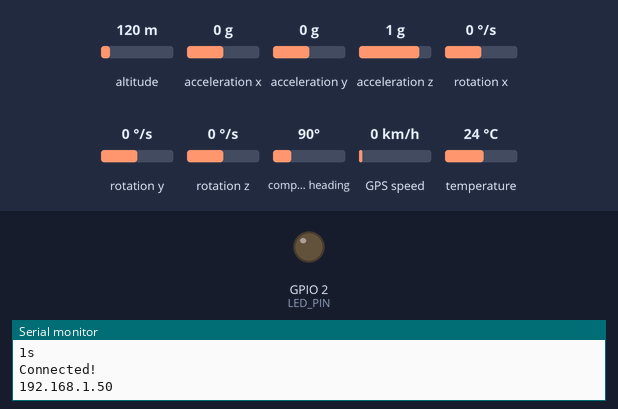
A sketch run on a simulated ESP32. Parts: output pins drawn as LEDs (lit = HIGH), the last lines printed to the serial monitor. Inputs (shaded band) come from the test bench; at power-on: altitude 120 m, acceleration x 0 g, acceleration y 0 g, acceleration z 1 g, rotation x 0 °/s, rotation y 0 °/s, rotation z 0 °/s, compass heading 90°, GPS speed 0 km/h, temperature 24 °C. WiFi joins after 1.5 s; servers stay silent unless stated; uploads are accepted with an empty reply; the GPS gets a fix after 3 s at 37.7749, -122.4194 with 8 satellites.

Above: at 2.1 s.
At 5.1 s:
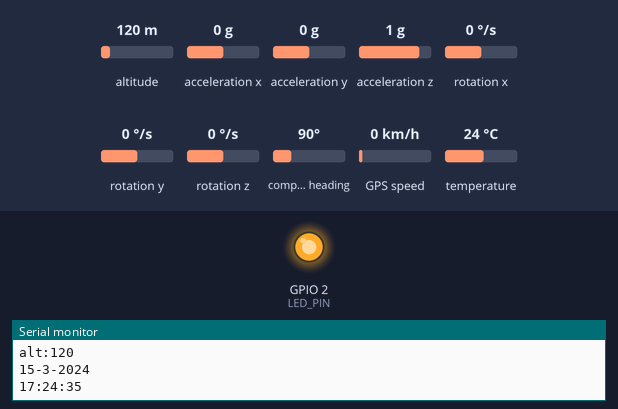
Timing chart, 0 to 6.6 s (numbered marks = the images above):
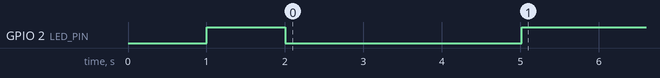

Measured:
- by itself, GPIO 2 (LED_PIN): HIGH → LOW at 2.0 s, → HIGH 3.0 s later

The sketch:

GPS_Neo_M8N.ino
```cpp
#include <SoftwareSerial.h>       // Include software serial library
#include <TinyGPS++.h>            // Include TinyGPS++ library
// #include <Adafruit_MPU6050.h>
// #include <Adafruit_Sensor.h>
#include <Wire.h>
#include <WiFi.h>
#include <HTTPClient.h>
#include <MPU6050_tockn.h>

const char* ssid = "VIETTEL";
const char* password = "lamgicomatkhau";

// const char* ssid = "ThinhLe";
// const char* password = "abcxyzqwe";

// const char* ssid = "DOLPHIN WIFI 2.4G";
// const char* password = "Dtvc124@";

//Your Domain name with URL path or IP address with path
String serverNameMPU = "http://20.2.67.40:1234/update-mpu";
String serverNameGPS = "http://20.2.67.40:1234/update-gps";
// String serverDebugMPU = "http://192.168.1.3:1880/update-mpu";
// String serverDebugGPS = "http://192.168.1.3:1880/update-gps";

// Basic demo for accelerometer readings from Adafruit MPU6050
// Adafruit_MPU6050 mpu;
MPU6050 mpu6050(Wire);

// the following variables are unsigned longs because the time, measured in
// milliseconds, will quickly become a bigger number than can be stored in an int.
unsigned long lastTime = 0;
// Timer set to 10 minutes (600000)
//unsigned long timerDelay = 600000;
// Set timer to 5 seconds (5000)
unsigned long timerDelay = 2000;

#define LED_PIN 2

// Interfacing Arduino with NEO-6M GPS module
#define S_TX 17 // Define software serial TX pin
#define S_RX 16 // Define software serial RX pin

// The TinyGPS++ object
TinyGPSPlus gps;

// The serial connection to the GPS device
SoftwareSerial ss(S_RX, S_TX);

#define WIFI_TIMEOUT_MS 20000

void connectToWiFi() {
  Serial.print("Connecting to WiFi");
  WiFi.mode(WIFI_STA);
  WiFi.begin(ssid, password);

  unsigned long startAttemptTime = millis();
  int i = 0;

  Serial.print("Connecting to WiFi");
  while ((WiFi.status() != WL_CONNECTED)) {
    delay(1000);
    if (i%2 == 0) {
      digitalWrite (LED_PIN, HIGH);
    }
    else {
      digitalWrite (LED_PIN, LOW);
    }
    Serial.print(i++);
    Serial.println("s");
  }

  if (WiFi.status() != WL_CONNECTED) {
    Serial.println("Failed!");
  }
  else {
    Serial.println("Connected!");
    Serial.println(WiFi.localIP());
  }
}

// void initMPU() {
//   if (!mpu.begin()) {
//     Serial.println("Failed to find MPU6050 chip");
//     while (1) {
//       delay(10);
//     }
//   }
//   Serial.println("MPU6050 Found!");

//   mpu.setAccelerometerRange(MPU6050_RANGE_8_G);
//   Serial.print("Accelerometer range set to: ");
//   switch (mpu.getAccelerometerRange()) {
//   case MPU6050_RANGE_2_G:
//     Serial.println("+-2G");
//     break;
//   case MPU6050_RANGE_4_G:
//     Serial.println("+-4G");
//     break;
//   case MPU6050_RANGE_8_G:
//     Serial.println("+-8G");
//     break;
//   case MPU6050_RANGE_16_G:
//     Serial.println("+-16G");
//     break;
//   }
//   mpu.setGyroRange(MPU6050_RANGE_500_DEG);
//   Serial.print("Gyro range set to: ");
//   switch (mpu.getGyroRange()) {
//   case MPU6050_RANGE_250_DEG:
//     Serial.println("+- 250 deg/s");
//     break;
//   case MPU6050_RANGE_500_DEG:
//     Serial.println("+- 500 deg/s");
//     break;
//   case MPU6050_RANGE_1000_DEG:
//     Serial.println("+- 1000 deg/s");
//     break;
//   case MPU6050_RANGE_2000_DEG:
//     Serial.println("+- 2000 deg/s");
//     break;
//   }

//   mpu.setFilterBandwidth(MPU6050_BAND_21_HZ);
//   Serial.print("Filter bandwidth set to: ");
//   switch (mpu.getFilterBandwidth()) {
//   case MPU6050_BAND_260_HZ:
//     Serial.println("260 Hz");
//     break;
//   case MPU6050_BAND_184_HZ:
//     Serial.println("184 Hz");
//     break;
//   case MPU6050_BAND_94_HZ:
//     Serial.println("94 Hz");
//     break;
//   case MPU6050_BAND_44_HZ:
//     Serial.println("44 Hz");
//     break;
//   case MPU6050_BAND_21_HZ:
//     Serial.println("21 Hz");
//     break;
//   case MPU6050_BAND_10_HZ:
//     Serial.println("10 Hz");
//     break;
//   case MPU6050_BAND_5_HZ:
//     Serial.println("5 Hz");
//     break;
//   }

//   Serial.println("");
//   delay(100);
// }

void print_speed() {
  Serial.print("lat: ");
  Serial.println(gps.location.lat(),6);

  Serial.print("lng: ");
  Serial.println(gps.location.lng(),6);

  Serial.print("speed: ");
  Serial.println(gps.speed.kmph());

  Serial.print("sat:");
  Serial.println(gps.satellites.value());

  Serial.print("alt:");
  Serial.println(gps.altitude.meters(), 0);

  Serial.print(gps.date.day());
  Serial.print("-");
  Serial.print(gps.date.month());
  Serial.print("-");
  Serial.println(gps.date.year());

  int hour = gps.time.hour();
  if (hour + 7 >= 24) {
    hour = hour - 17;
  }
  else hour = hour + 7;
  Serial.print(hour);
  Serial.print(":");
  Serial.print(gps.time.minute());
  Serial.print(":");
  Serial.println(gps.time.second());
}

void setup() {
  // put your setup code here, to run once:
  pinMode(LED_PIN, OUTPUT);
  Serial.begin(9600);
  ss.begin(9600);

  // Connect to Wi-Fi and Get IP local
  connectToWiFi();

  // Try to initialize!
  // initMPU();
  Wire.begin();
  mpu6050.begin();
  mpu6050.calcGyroOffsets(true);
}

void loop() {
  // put your main code here, to run repeatedly:
  WiFiClient client;
  HTTPClient http;
  String httpRequestData;
  int httpResponseCode;
  String api_key;
  String sensor;

  //Send an HTTP POST request every 1 second

  while (ss.available()) {
    // get the byte data from the GPS
    // byte gpsData = ss.read();
    // Serial.write(gpsData);
    gps.encode(ss.read());
  }

  //Check WiFi connection status
  if(WiFi.status()== WL_CONNECTED){
    digitalWrite (LED_PIN, HIGH);
    if (gps.location.isUpdated() || gps.satellites.isUpdated() || gps.time.isUpdated()){
      // Debug GPS
      print_speed();

      // Data to send with HTTP POST
      api_key = "\"api_key\":\"tPmAT5Ab3j7F9\",";
      sensor = "\"sensor\":\"GPS Neo M8N\",";
      String lat = "\"lat\":\"" + String(gps.location.lat(),6) + "\",";
      String lng = "\"lng\":\"" + String(gps.location.lng(),6) + "\",";
      String speed = "\"speed\":\"" + String(gps.speed.kmph()) + "\",";
      String sat = "\"sat\":\"" + String(gps.satellites.value()) + "\",";
      String alt = "\"alt\":\"" + String(gps.altitude.meters(), 0) + "\",";
      int month = gps.date.month();
      String stringMonth = String(month);
      if (month < 10) {
        stringMonth = "0" + stringMonth;
      }
      int day = gps.date.day();
      String stringDay = String(day);
      if (day < 10) {
        stringDay = "0" + stringDay;
      }
      String date = "\"date\":\"" + String(gps.date.year()) + "-" + stringMonth + "-" + stringDay + "\",";
      int hour = gps.time.hour() + 7;
      String stringHour = String(hour);
      if (hour >= 24) {
        hour = hour - 24;
      }
      if (hour < 10) {
        stringHour = "0" + stringHour;
      }
      int minute = gps.time.minute();
      String stringMinute = String(minute);
      if (minute < 10) {
        stringMinute = "0" + stringMinute;
      }
      int second = gps.time.second();
      String stringSecond = String(second);
      if (second < 10) {
        stringSecond = "0" + stringSecond;
      }
      String time = "\"time\":\"" + stringHour + ":" + stringMinute + ":" + stringSecond + "\"";
      httpRequestData = "{" + api_key + sensor + lat + lng + speed + sat + alt + date + time + "}";

      // ----------------------------------------------------------------------
      // Your Domain name with URL path or IP address with path
      http.begin(client, serverNameGPS);

      // Specify content-type header
      http.addHeader("Content-Type", "application/json");

      // Send HTTP POST request
      httpResponseCode = http.POST(httpRequestData);

      Serial.println();
      Serial.print("GPS HTTP Response code: ");
      Serial.println(httpResponseCode);

      // Free resources
      http.end();

      // ----------------------------------------------------------------------
      // // Your Domain name with URL path or IP address with path
      // http.begin(client, serverDebugGPS);

      // // Specify content-type header
      // http.addHeader("Content-Type", "application/json");

      // // Send HTTP POST request
      // httpResponseCode = http.POST(httpRequestData);

      // Serial.println();
      // Serial.print("GPS Debug HTTP Response code: ");
      // Serial.println(httpResponseCode);

      // // Free resources
      // http.end();
    }

    /* Get new sensor events with the readings */
    // sensors_event_t a, g, temp;
    // mpu.getEvent(&a, &g, &temp);
    mpu6050.update();

    // Data to send with HTTP POST
    api_key = "\"api_key\":\"tPmAT5Ab3j7F9\",";
    sensor = "\"sensor\":\"MPU6050\",";
    String accx = "\"accx\":\"" + String(mpu6050.getAngleX()) + "\",";
    String accy = "\"accy\":\"" + String(mpu6050.getAngleY()) + "\",";
    String accz = "\"accz\":\"" + String(mpu6050.getAngleZ()) + "\",";
    String gyrox = "\"gyrox\":\"" + String(mpu6050.getGyroAngleX()) + "\",";
    String gyroy = "\"gyroy\":\"" + String(mpu6050.getGyroAngleY()) + "\",";
    String gyroz = "\"gyroz\":\"" + String(mpu6050.getGyroAngleZ()) + "\",";
    String temperature = "\"temperature\":\"" + String(mpu6050.getTemp()) + "\"";
    httpRequestData = "{" + api_key + sensor + accx + accy + accz + gyrox + gyroy + gyroz + temperature + "}";

    // ----------------------------------------------------------------------
    // Your Domain name with URL path or IP address with path
    http.begin(client, serverNameMPU);

    // Specify content-type header
    http.addHeader("Content-Type", "application/json");

    // Send HTTP POST request
    httpResponseCode = http.POST(httpRequestData);

    Serial.print("MPU HTTP Response code: ");
    Serial.println(httpResponseCode);

    // Free resources
    http.end();

    // ----------------------------------------------------------------------
    // // Your Domain name with URL path or IP address with path
    // http.begin(client, serverDebugMPU);

    // // Specify content-type header
    // http.addHeader("Content-Type", "application/json");

    // // Send HTTP POST request
    // httpResponseCode = http.POST(httpRequestData);

    // Serial.print("MPU Debug HTTP Response code: ");
    // Serial.println(httpResponseCode);

    // // Free resources
    // http.end();
  }
  else {
    digitalWrite (LED_PIN, LOW);
    Serial.println("WiFi Disconnected");
    delay(500);
  }
}
```
